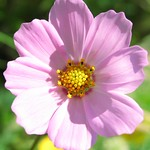
#> input picture img/flower.jpg, 150 x 150 px
$ jupyter execute local_features.ipynb
#> lines starting #> are read from the running program, lines starting #| are printed output that depends on the picture; after the words box and inside, x2 and y2 are one past the last pixel; in counts of white or black regions, pixels touching at a corner belong together
# Local Features
* Detection
 * Identify interesting points e.g., edges, corners, ...
* Extraction
 * Extract feature descriptor around the interest points
* Matching
 * Determine correspondence btw descriptors in two views

Extracting and matching
* approaches
 * Simple option: square window around the points
 * SOTA: **Scale Invariant Feature Transformation (SIFT)** [Lowe, 2004]

_Invariance_ (shouldn't change when an image is geometrically/photometrically transformed)
vs.
_Discriminability_ (should be highly unique for each point)

## Overview of SIFT
1. Keypoint detection
 * Scaling and keypoint detection
 * Localizing keypoints
2. Feature description
 * Computation of orientation
 * Description of features

## Keypoint Detection w/ Difference-of-Gaussian (DoG)
DoG filter behaves as an approximation of LoG filter

[cell 1]
import matplotlib.pyplot as plt
from mpl_toolkits.mplot3d import Axes3D
import numpy as np

The plot below shows DoG in a 3D space

[cell 2]
x = np.linspace(-3., 3., 50)
x, y = np.meshgrid(x, x)
X = np.c_[np.ravel(x), np.ravel(y)]

def f_normal_nd(x, mean, var):
    return np.exp(-.5 * np.sum(np.square(x - mean), axis=-1, keepdims=True) / var) / np.sqrt(2. * np.pi * var)

z1 = f_normal_nd(X, 0., 1.)
z1 = z1.reshape(x.shape)

z2 = f_normal_nd(X, 0., 2.)
z2 = z2.reshape(x.shape)

fig = plt.figure()
ax = fig.add_subplot(111, projection="3d")
surf = ax.plot_surface(x, y, z2 - z1, cmap="bwr_r")
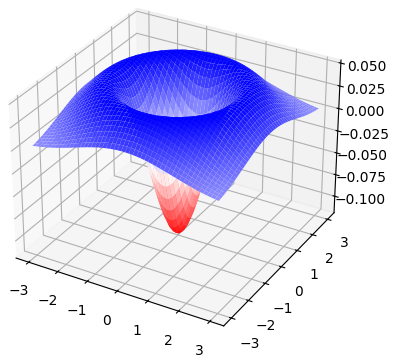
#> figure drawn by matplotlib, 1 panel

First, define efficient Gaussian filter ($\mathcal{O}(HWK)$)

[cell 3]
def conv1d(image, kernel, axis):
    assert kernel.shape[0] % 2 == 1
    assert axis == 0 or axis == 1
    # assert grayscale
    assert image.ndim == 2

    # axis = 1 is equivalent to axis = 0 with transposed image
    if axis == 1:
        image = np.transpose(image, [1, 0])

    kdiv2 = kernel.shape[0] // 2
    h, w = image.shape

    # padding
    padded = np.empty((h + 2 * kdiv2, w), dtype="float32")
    padded[kdiv2:-kdiv2, :] = image
    for i in range(kdiv2):
        padded[i, :]  = image[ 0, :]
        padded[-(i + 1), :] = image[-1, :]

    # convolution
    result = np.zeros_like(image)
    for i in range(h):
        for j in range(w):
            for k in range(kernel.shape[0]):
                result[i, j] += kernel[k] * padded[i + k, j]

    # re-transpose
    if axis == 1:
        image = np.transpose(image, [1, 0])  # check later
        result = np.transpose(result, [1, 0])

    return result

def gaussian1d(x, var):
    # mean = 0
    return np.exp(-.5 * x * x / var) / np.sqrt(2. * np.pi * var)

def gaussian_filter(image, var, kernel_size):
    assert var > 0.
    assert kernel_size % 2 == 1

    # create kernel
    kernel = np.empty((kernel_size, ))
    for i in range(kernel_size):
        kernel[i] = gaussian1d(i - kernel_size // 2, var)
    # normalize
    kernel = kernel / np.sum(kernel)

    # apply the kernel
    result = np.empty_like(image)
    result = conv1d(image, kernel, axis=0)
    result = conv1d(image, kernel, axis=1)
    return result

Using this Gaussian filter, visualize DoG

[cell 4]
from PIL import Image
img = Image.open("img/flower.jpg") # https://www.flickr.com/photos/tanaka_juuyoh/2606431115/
#> img is the input picture: PIL image 150x150 RGB; mean R, G, B 180.5, 152.9, 153.5
# convert to grayscale
img = img.convert("L")
#> img: PIL image 150x150 L
img = np.asarray(img).astype("float32") / 255.
#> img: shape (150, 150) float32

# apply DoG filter
dogs = [gaussian_filter(img, float(i + 1), 7) for i in range(2)]
#> after the loop in conv1d, `for i in range(kdiv2):`:
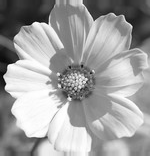
#> padded: shape (156, 150) float32; min 0.0157, max 1, mean 0.626
#> call 2 of conv1d, with kernel = array of shape (7,), axis = 1
#> in conv1d (call 2), `padded[kdiv2:-kdiv2, :] = image`:
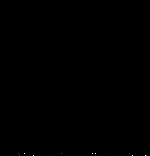
#> padded: shape (156, 150) float32; 0.01% of the values are NaN or infinite; the others: min -1.61e+35, max 3.38e+38, mean inf; drawn with min black, max white, NaN and infinite black
#> after the loop in conv1d (call 2), `for i in range(kdiv2):`:
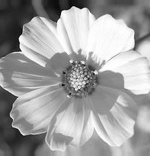
#> padded: shape (156, 150) float32; 3.83% of pixels changed, all inside (x1, y1, x2, y2) = (0, 0, 150, 156)
#> in conv1d (call 2), `result = np.transpose(result, [1, 0])`:
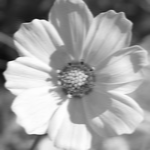
#> result: shape (150, 150) float32; min 0.0478, max 0.997, mean 0.632
#> call 3 of conv1d, with kernel = array of shape (7,), axis = 0
#> in conv1d (call 3), `padded[kdiv2:-kdiv2, :] = image`:
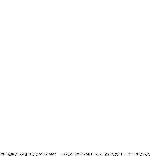
#> padded: shape (156, 150) float32; 0.12% of the values are NaN or infinite; the others: min -1.75e+38, max 1, mean -inf; drawn with min black, max white, NaN and infinite black
#> dogs = 2 items
# compute difference
diff = dogs[1] - dogs[0]
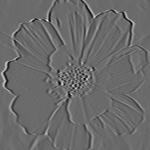
#> diff: shape (150, 150) float32; min -0.0775, max 0.107, mean -2.9e-06; drawn with min black and max white
# normalize
diff = (diff - np.min(diff)) / (np.max(diff) - np.min(diff))
# show image
plt.subplot(121)
plt.imshow(img, cmap="Greys_r")
plt.subplot(122)
plt.imshow(diff, cmap="Greys_r")

SIFT requires applying many gaussian filters with their variances varying, which is computationally heavy. To reduce the cost, SIFT uses pyramid representation to get DoG function $D(x, y, \sigma)$.

[cell 5]
def down_sample(image):
    h, w = image.shape
    result = np.zeros((h // 2, w // 2))
    for i in range(h // 2):
        for j in range(w // 2):
            result[i, j] = np.mean(image[i*2:(i+1)*2, j*2:(j+1)*2])
    return result

def get_keypoints(image, octaves):
    # return filtered images and its scale (size)
    scale = 1
    filtered = [gaussian_filter(image, float(scale), 7)]
    scales = [scale]
    sampled = image
    for i in range(octaves):
        # down sampling
        sampled = down_sample(sampled)
        scale = scale * 2
        filtered.append(gaussian_filter(sampled, float(scale), 7))
        scales.append(scale)
#> this loop made 3 passes
#> pass 1, in conv1d (call 8), `image = np.transpose(image, [1, 0])`:
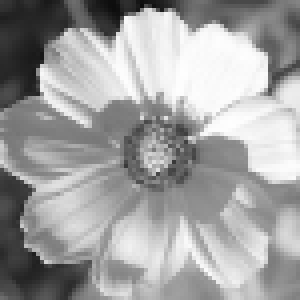
#> image: shape (75, 75) float64 (shown 4 times larger); min 0.0441, max 0.998, mean 0.632
#> pass 1, in gaussian_filter (call 4), `result = conv1d(image, kernel, axis=1)`:
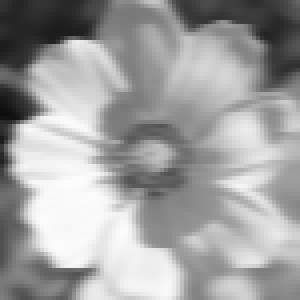
#> result: shape (75, 75) float64 (shown 4 times larger); min 0.056, max 0.994, mean 0.632
#> after the loop, filtered = 4 items; scale = 8; scales = [1, 2, 4, 8]
    return filtered, scales

[cell 6]
imgs, sc = get_keypoints(img, 3)
#> imgs = 4 items; sc = [1, 2, 4, 8]
print(sc)
#| [1, 2, 4, 8]
for i, im in enumerate(imgs):
    plt.subplot(1, len(imgs), i+1)
    plt.imshow(im, cmap="Greys_r")
#> this loop made 4 passes
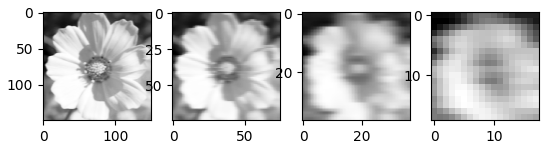
#> figure drawn by matplotlib, 4 panels
